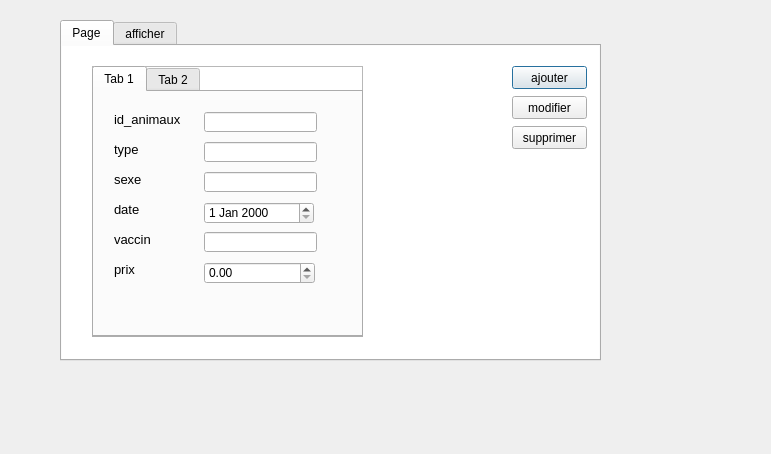
<?xml version="1.0" encoding="UTF-8"?>
<ui version="4.0">
 <class>animaux</class>
 <widget class="QDialog" name="animaux">
  <property name="geometry">
   <rect>
    <x>0</x>
    <y>0</y>
    <width>771</width>
    <height>454</height>
   </rect>
  </property>
  <property name="windowTitle">
   <string>Dialog</string>
  </property>
  <widget class="QTabWidget" name="afficher">
   <property name="geometry">
    <rect>
     <x>60</x>
     <y>20</y>
     <width>541</width>
     <height>341</height>
    </rect>
   </property>
   <property name="currentIndex">
    <number>0</number>
   </property>
   <widget class="QWidget" name="tab_4">
    <attribute name="title">
     <string>Page</string>
    </attribute>
    <widget class="QListWidget" name="listWidget">
     <property name="geometry">
      <rect>
       <x>-60</x>
       <y>-30</y>
       <width>601</width>
       <height>511</height>
      </rect>
     </property>
     <property name="styleSheet">
      <string notr="true">background-image: url(:/Downloads/89034140_630747411034849_6413585486710833152_n (1).jpg);</string>
     </property>
    </widget>
    <widget class="QPushButton" name="pushButton_4">
     <property name="geometry">
      <rect>
       <x>450</x>
       <y>20</y>
       <width>75</width>
       <height>23</height>
      </rect>
     </property>
     <property name="text">
      <string>ajouter</string>
     </property>
    </widget>
    <widget class="QPushButton" name="pushButton_5">
     <property name="geometry">
      <rect>
       <x>450</x>
       <y>50</y>
       <width>75</width>
       <height>23</height>
      </rect>
     </property>
     <property name="text">
      <string>modifier</string>
     </property>
    </widget>
    <widget class="QPushButton" name="pushButton_6">
     <property name="geometry">
      <rect>
       <x>450</x>
       <y>80</y>
       <width>75</width>
       <height>23</height>
      </rect>
     </property>
     <property name="text">
      <string>supprimer</string>
     </property>
    </widget>
    <widget class="QTableWidget" name="tableWidget_2">
     <property name="geometry">
      <rect>
       <x>30</x>
       <y>20</y>
       <width>271</width>
       <height>271</height>
      </rect>
     </property>
     <property name="styleSheet">
      <string notr="true">*{

opacity:0.3;
}</string>
     </property>
    </widget>
    <widget class="QTabWidget" name="tabWidget">
     <property name="geometry">
      <rect>
       <x>30</x>
       <y>20</y>
       <width>271</width>
       <height>271</height>
      </rect>
     </property>
     <property name="currentIndex">
      <number>0</number>
     </property>
     <widget class="QWidget" name="tab_5">
      <attribute name="title">
       <string>Tab 1</string>
      </attribute>
      <widget class="QLabel" name="label_4">
       <property name="geometry">
        <rect>
         <x>20</x>
         <y>20</y>
         <width>91</width>
         <height>16</height>
        </rect>
       </property>
       <property name="text">
        <string>&lt;html&gt;&lt;head/&gt;&lt;body&gt;&lt;p&gt;&lt;span style=&quot; font-size:10pt;&quot;&gt;id_animaux&lt;/span&gt;&lt;/p&gt;&lt;/body&gt;&lt;/html&gt;</string>
       </property>
      </widget>
      <widget class="QLineEdit" name="le_id">
       <property name="geometry">
        <rect>
         <x>110</x>
         <y>20</y>
         <width>113</width>
         <height>20</height>
        </rect>
       </property>
      </widget>
      <widget class="QLabel" name="label_5">
       <property name="geometry">
        <rect>
         <x>20</x>
         <y>50</y>
         <width>71</width>
         <height>16</height>
        </rect>
       </property>
       <property name="text">
        <string>&lt;html&gt;&lt;head/&gt;&lt;body&gt;&lt;p&gt;&lt;span style=&quot; font-size:10pt;&quot;&gt;type&lt;/span&gt;&lt;/p&gt;&lt;/body&gt;&lt;/html&gt;</string>
       </property>
      </widget>
      <widget class="QLabel" name="label_6">
       <property name="geometry">
        <rect>
         <x>20</x>
         <y>80</y>
         <width>47</width>
         <height>13</height>
        </rect>
       </property>
       <property name="text">
        <string>&lt;html&gt;&lt;head/&gt;&lt;body&gt;&lt;p&gt;&lt;span style=&quot; font-size:10pt;&quot;&gt;sexe&lt;/span&gt;&lt;/p&gt;&lt;/body&gt;&lt;/html&gt;</string>
       </property>
      </widget>
      <widget class="QLabel" name="label_8">
       <property name="geometry">
        <rect>
         <x>20</x>
         <y>140</y>
         <width>47</width>
         <height>13</height>
        </rect>
       </property>
       <property name="text">
        <string>&lt;html&gt;&lt;head/&gt;&lt;body&gt;&lt;p&gt;&lt;span style=&quot; font-size:10pt;&quot;&gt;vaccin&lt;/span&gt;&lt;/p&gt;&lt;/body&gt;&lt;/html&gt;</string>
       </property>
      </widget>
      <widget class="QLabel" name="label_9">
       <property name="geometry">
        <rect>
         <x>20</x>
         <y>170</y>
         <width>51</width>
         <height>16</height>
        </rect>
       </property>
       <property name="text">
        <string>&lt;html&gt;&lt;head/&gt;&lt;body&gt;&lt;p&gt;&lt;span style=&quot; font-size:10pt;&quot;&gt;prix&lt;/span&gt;&lt;/p&gt;&lt;/body&gt;&lt;/html&gt;</string>
       </property>
      </widget>
      <widget class="QLabel" name="label_7">
       <property name="geometry">
        <rect>
         <x>20</x>
         <y>110</y>
         <width>47</width>
         <height>13</height>
        </rect>
       </property>
       <property name="text">
        <string>&lt;html&gt;&lt;head/&gt;&lt;body&gt;&lt;p&gt;&lt;span style=&quot; font-size:10pt;&quot;&gt;date&lt;/span&gt;&lt;/p&gt;&lt;/body&gt;&lt;/html&gt;</string>
       </property>
      </widget>
      <widget class="QDateEdit" name="la_date">
       <property name="geometry">
        <rect>
         <x>110</x>
         <y>110</y>
         <width>110</width>
         <height>22</height>
        </rect>
       </property>
      </widget>
      <widget class="QLineEdit" name="le_sexe">
       <property name="geometry">
        <rect>
         <x>110</x>
         <y>80</y>
         <width>113</width>
         <height>20</height>
        </rect>
       </property>
      </widget>
      <widget class="QLineEdit" name="le_type">
       <property name="geometry">
        <rect>
         <x>110</x>
         <y>50</y>
         <width>113</width>
         <height>20</height>
        </rect>
       </property>
      </widget>
      <widget class="QLineEdit" name="le_vaccin">
       <property name="geometry">
        <rect>
         <x>110</x>
         <y>140</y>
         <width>113</width>
         <height>20</height>
        </rect>
       </property>
      </widget>
      <widget class="QDoubleSpinBox" name="le_prix">
       <property name="geometry">
        <rect>
         <x>110</x>
         <y>170</y>
         <width>111</width>
         <height>22</height>
        </rect>
       </property>
      </widget>
     </widget>
     <widget class="QWidget" name="tab_6">
      <attribute name="title">
       <string>Tab 2</string>
      </attribute>
      <widget class="QTableWidget" name="tableWidget_4">
       <property name="geometry">
        <rect>
         <x>0</x>
         <y>10</y>
         <width>261</width>
         <height>231</height>
        </rect>
       </property>
      </widget>
     </widget>
    </widget>
   </widget>
   <widget class="QWidget" name="tab">
    <attribute name="title">
     <string>afficher</string>
    </attribute>
    <widget class="QTableWidget" name="tableWidget">
     <property name="geometry">
      <rect>
       <x>0</x>
       <y>-10</y>
       <width>671</width>
       <height>371</height>
      </rect>
     </property>
     <property name="styleSheet">
      <string notr="true">background-image: url(:/Downloads/89034140_630747411034849_6413585486710833152_n (1).jpg);</string>
     </property>
    </widget>
    <widget class="QLabel" name="label_3">
     <property name="geometry">
      <rect>
       <x>570</x>
       <y>20</y>
       <width>47</width>
       <height>13</height>
      </rect>
     </property>
     <property name="text">
      <string>vaccin</string>
     </property>
    </widget>
    <widget class="Line" name="line_5">
     <property name="geometry">
      <rect>
       <x>530</x>
       <y>0</y>
       <width>20</width>
       <height>351</height>
      </rect>
     </property>
     <property name="orientation">
      <enum>Qt::Vertical</enum>
     </property>
    </widget>
    <widget class="QCheckBox" name="checkBox_6">
     <property name="geometry">
      <rect>
       <x>550</x>
       <y>80</y>
       <width>70</width>
       <height>17</height>
      </rect>
     </property>
     <property name="text">
      <string>oui</string>
     </property>
    </widget>
    <widget class="QCheckBox" name="checkBox_7">
     <property name="geometry">
      <rect>
       <x>590</x>
       <y>80</y>
       <width>70</width>
       <height>17</height>
      </rect>
     </property>
     <property name="text">
      <string>non</string>
     </property>
    </widget>
    <widget class="QCheckBox" name="checkBox_20">
     <property name="geometry">
      <rect>
       <x>550</x>
       <y>140</y>
       <width>70</width>
       <height>17</height>
      </rect>
     </property>
     <property name="text">
      <string>oui</string>
     </property>
    </widget>
    <widget class="QCheckBox" name="checkBox_21">
     <property name="geometry">
      <rect>
       <x>600</x>
       <y>140</y>
       <width>70</width>
       <height>17</height>
      </rect>
     </property>
     <property name="text">
      <string>non</string>
     </property>
    </widget>
    <widget class="QPushButton" name="pushButton">
     <property name="geometry">
      <rect>
       <x>40</x>
       <y>360</y>
       <width>141</width>
       <height>23</height>
      </rect>
     </property>
     <property name="text">
      <string>ajouter un animal</string>
     </property>
    </widget>
    <widget class="QPushButton" name="pushButton_2">
     <property name="geometry">
      <rect>
       <x>270</x>
       <y>360</y>
       <width>141</width>
       <height>23</height>
      </rect>
     </property>
     <property name="text">
      <string>modifier un animal</string>
     </property>
    </widget>
    <widget class="QPushButton" name="pushButton_3">
     <property name="geometry">
      <rect>
       <x>500</x>
       <y>360</y>
       <width>141</width>
       <height>23</height>
      </rect>
     </property>
     <property name="text">
      <string>supprimer un animal</string>
     </property>
    </widget>
   </widget>
  </widget>
 </widget>
 <resources/>
 <connections/>
</ui>
